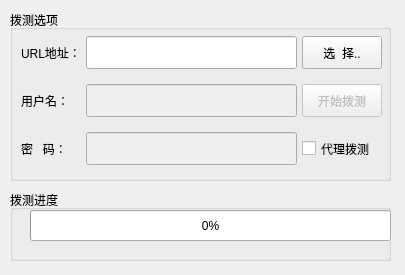
<?xml version="1.0" encoding="UTF-8"?>
<ui version="4.0">
 <class>Form</class>
 <widget class="QWidget" name="Form">
  <property name="geometry">
   <rect>
    <x>0</x>
    <y>0</y>
    <width>405</width>
    <height>275</height>
   </rect>
  </property>
  <property name="windowTitle">
   <string>拨测专用</string>
  </property>
  <property name="locale">
   <locale language="Chinese" country="China"/>
  </property>
  <property name="inputMethodHints">
   <set>Qt::ImhNone</set>
  </property>
  <widget class="QGroupBox" name="groupBox_url">
   <property name="geometry">
    <rect>
     <x>10</x>
     <y>10</y>
     <width>381</width>
     <height>171</height>
    </rect>
   </property>
   <property name="font">
    <font>
     <family>Segoe UI</family>
     <pointsize>9</pointsize>
     <weight>50</weight>
     <bold>false</bold>
    </font>
   </property>
   <property name="title">
    <string>拨测选项</string>
   </property>
   <widget class="QWidget" name="">
    <property name="geometry">
     <rect>
      <x>11</x>
      <y>20</y>
      <width>361</width>
      <height>141</height>
     </rect>
    </property>
    <layout class="QGridLayout" name="gridLayout" rowminimumheight="30,29,30">
     <property name="leftMargin">
      <number>0</number>
     </property>
     <property name="topMargin">
      <number>6</number>
     </property>
     <property name="rightMargin">
      <number>0</number>
     </property>
     <property name="bottomMargin">
      <number>6</number>
     </property>
     <property name="horizontalSpacing">
      <number>5</number>
     </property>
     <property name="verticalSpacing">
      <number>15</number>
     </property>
     <item row="0" column="0">
      <widget class="QLabel" name="label_url">
       <property name="font">
        <font>
         <family>Segoe UI</family>
         <pointsize>9</pointsize>
         <weight>50</weight>
         <bold>false</bold>
        </font>
       </property>
       <property name="text">
        <string>URL地址：</string>
       </property>
      </widget>
     </item>
     <item row="0" column="1">
      <widget class="QLineEdit" name="lineEdit_urlpath">
       <property name="sizePolicy">
        <sizepolicy hsizetype="Expanding" vsizetype="Preferred">
         <horstretch>0</horstretch>
         <verstretch>0</verstretch>
        </sizepolicy>
       </property>
       <property name="font">
        <font>
         <family>Segoe UI</family>
         <pointsize>9</pointsize>
         <weight>50</weight>
         <bold>false</bold>
        </font>
       </property>
       <property name="readOnly">
        <bool>true</bool>
       </property>
      </widget>
     </item>
     <item row="0" column="2">
      <widget class="QPushButton" name="btn_choose">
       <property name="sizePolicy">
        <sizepolicy hsizetype="Minimum" vsizetype="Preferred">
         <horstretch>0</horstretch>
         <verstretch>0</verstretch>
        </sizepolicy>
       </property>
       <property name="font">
        <font>
         <family>Segoe UI</family>
         <pointsize>9</pointsize>
         <weight>50</weight>
         <bold>false</bold>
        </font>
       </property>
       <property name="text">
        <string>选  择..</string>
       </property>
      </widget>
     </item>
     <item row="1" column="0">
      <widget class="QLabel" name="label_user">
       <property name="font">
        <font>
         <family>Segoe UI</family>
         <pointsize>9</pointsize>
         <weight>50</weight>
         <bold>false</bold>
        </font>
       </property>
       <property name="text">
        <string>用户名：</string>
       </property>
      </widget>
     </item>
     <item row="1" column="1">
      <widget class="QLineEdit" name="lineEdit_user">
       <property name="enabled">
        <bool>false</bool>
       </property>
       <property name="sizePolicy">
        <sizepolicy hsizetype="Expanding" vsizetype="Preferred">
         <horstretch>0</horstretch>
         <verstretch>0</verstretch>
        </sizepolicy>
       </property>
       <property name="font">
        <font>
         <family>Segoe UI</family>
         <pointsize>9</pointsize>
         <weight>50</weight>
         <bold>false</bold>
        </font>
       </property>
      </widget>
     </item>
     <item row="1" column="2">
      <widget class="QPushButton" name="btn_start">
       <property name="enabled">
        <bool>false</bool>
       </property>
       <property name="sizePolicy">
        <sizepolicy hsizetype="Minimum" vsizetype="Preferred">
         <horstretch>0</horstretch>
         <verstretch>0</verstretch>
        </sizepolicy>
       </property>
       <property name="font">
        <font>
         <family>Segoe UI</family>
         <pointsize>9</pointsize>
         <weight>50</weight>
         <bold>false</bold>
        </font>
       </property>
       <property name="text">
        <string>开始拨测</string>
       </property>
      </widget>
     </item>
     <item row="2" column="0">
      <widget class="QLabel" name="label_pwd">
       <property name="font">
        <font>
         <family>Segoe UI</family>
         <pointsize>9</pointsize>
         <weight>50</weight>
         <bold>false</bold>
        </font>
       </property>
       <property name="text">
        <string>密   码：</string>
       </property>
      </widget>
     </item>
     <item row="2" column="1">
      <widget class="QLineEdit" name="lineEdit_pwd">
       <property name="enabled">
        <bool>false</bool>
       </property>
       <property name="sizePolicy">
        <sizepolicy hsizetype="Expanding" vsizetype="Preferred">
         <horstretch>0</horstretch>
         <verstretch>0</verstretch>
        </sizepolicy>
       </property>
       <property name="font">
        <font>
         <family>Segoe UI</family>
         <pointsize>9</pointsize>
         <weight>50</weight>
         <bold>false</bold>
        </font>
       </property>
       <property name="inputMethodHints">
        <set>Qt::ImhDigitsOnly|Qt::ImhHiddenText|Qt::ImhNoAutoUppercase|Qt::ImhNoPredictiveText</set>
       </property>
       <property name="echoMode">
        <enum>QLineEdit::Password</enum>
       </property>
      </widget>
     </item>
     <item row="2" column="2">
      <widget class="QCheckBox" name="checkBox_proxy">
       <property name="enabled">
        <bool>true</bool>
       </property>
       <property name="sizePolicy">
        <sizepolicy hsizetype="Minimum" vsizetype="Preferred">
         <horstretch>0</horstretch>
         <verstretch>0</verstretch>
        </sizepolicy>
       </property>
       <property name="text">
        <string>代理拨测</string>
       </property>
      </widget>
     </item>
    </layout>
   </widget>
  </widget>
  <widget class="QGroupBox" name="groupBox_status">
   <property name="geometry">
    <rect>
     <x>10</x>
     <y>190</y>
     <width>381</width>
     <height>71</height>
    </rect>
   </property>
   <property name="font">
    <font>
     <family>Segoe UI</family>
     <pointsize>9</pointsize>
    </font>
   </property>
   <property name="title">
    <string>拨测进度</string>
   </property>
   <widget class="QProgressBar" name="progressBar">
    <property name="geometry">
     <rect>
      <x>20</x>
      <y>20</y>
      <width>361</width>
      <height>31</height>
     </rect>
    </property>
    <property name="value">
     <number>0</number>
    </property>
   </widget>
  </widget>
 </widget>
 <tabstops>
  <tabstop>btn_choose</tabstop>
 </tabstops>
 <resources/>
 <connections/>
</ui>
